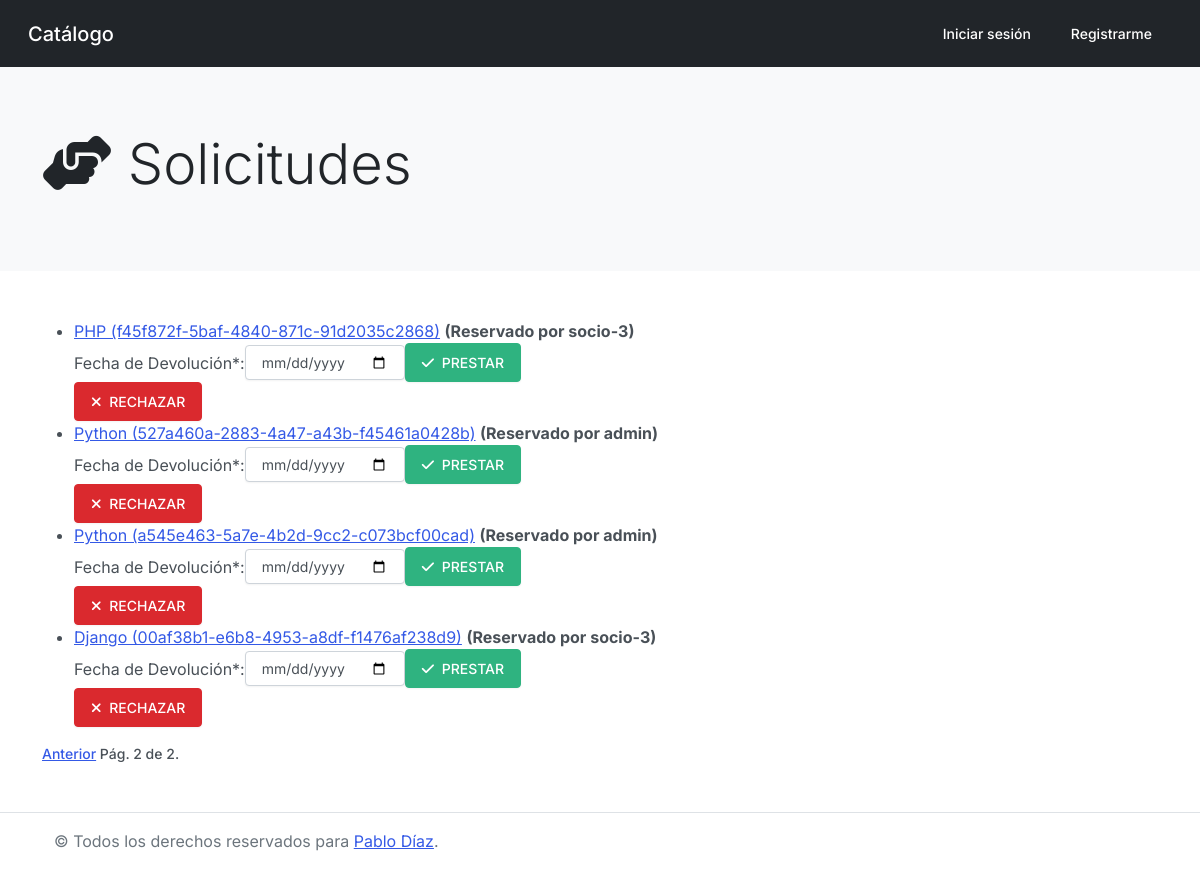
Page /catalogo/solicitudes/?page=2 on the committed database.
### catalogo/models.py (models this page shows, shortened)
class Ejemplar(models.Model):
    id = models.UUIDField(primary_key=True, default=uuid.uuid4, help_text="ID único para este libro particular en toda la biblioteca")
    libro = models.ForeignKey(Libro, on_delete=models.SET_NULL, null=True)
    fechaDevolucion = models.DateField(null=True, blank=True)
    ESTADO_EJEMPLAR = (
        ('m', 'en Mantenimiento'),
        ('p', 'Prestado'),
        ('d', 'Disponible'),
        ('r', 'Reservado'),
    )
    estado = models.CharField(max_length=1, choices=ESTADO_EJEMPLAR, default='d', help_text='Disponibilidad del Ejemplar')
    usuario = models.ForeignKey(CustomUser, on_delete=models.SET_NULL, null=True, blank=True)
    def __str__(self):
        return '%s (%s)' % (self.libro, self.id)
    class Meta:
        ordering = ['libro', 'fechaDevolucion']
        permissions = (("can_reserve_a_copy", "Puede reservar ejemplar"), ("can_cancel_reservation", "Puede cancelar reserva"), ("can_view_my_loans", "Puedo ver mis prestamos"))

class Libro(models.Model):
    titulo = models.CharField(max_length=200)
    autor = models.ForeignKey(Autor, on_delete=models.SET_NULL, null=True)
    resumen = models.TextField(max_length=1000, help_text="Ingrese un resumen del libro")
    isbn = models.CharField('ISBN',max_length=13, help_text='13 Caracteres (<a href="https://www.isbninternational.org/content/what-isbn">ISBN number</a>)')
    genero = models.ManyToManyField(Genero, help_text="Seleccione un género (o varios) para el libro")
    idioma = models.ForeignKey(Idioma, on_delete=models.SET_NULL, null=True)
    image=models.ImageField(upload_to='catalogo/upload/img', default='catalogo/upload/img/default-libro.jpg')
    def muestra_genero(self):
        return ', '.join([genero.nombre for genero in self.genero.all()])
    muestra_genero.short_description = 'Género/s'
    def __str__(self):
        return self.titulo

class CustomUser(AbstractUser):
    email = models.EmailField(_("email address"))
    latitude = models.FloatField(null=True)
    longitude = models.FloatField(null=True)

### catalogo/views.py (the view)
# urls.py: path('solicitudes/', views.RequestsListView.as_view(), name='requests'),
class RequestsListView(generic.ListView):
    model = Ejemplar
    paginate_by = 5
    context_object_name = 'requests'
    template_name ='requests/index.html'
    def get_queryset(self):
        return Ejemplar.objects.filter(estado__exact='r').order_by('fechaDevolucion')

### catalogo/templates/requests/index.html (shortened to what this page needs)
{% extends "base.html" %}
{% block jumbotron %}
{% include "partials/jumbotron.html" with icon="<i class='fas fa-hands-helping'></i>" title="Solicitudes" %}
{% endblock %}
{% block content %}
{% if requests %}
    <ul>
        {% for req in requests %}
            <li class="">
                <a href="{% url 'copy_details' req.id %}">{{ req }}</a>  <span class="font-weight-bold">(Reservado por {{ req.usuario }})</span>
                <form action="{% url 'reserve_approved' req.id %}" method="POST" class="form-inline">
                    <div id="div_id_fechaDevolucion" class="form-group">
                        <label for="id_fechaDevolucion" class="">
                            Fecha de Devolución*:
                        </label>
                        <div>
                            <input type="date" name="fechaDevolucion" class="numberinput form-control" id="id_fechaDevolucion" required>
                        </div>
                    </div>
                    <button class="btn btn-success" type="submit">
                        <i class="fas fa-check mr-1"></i> PRESTAR
                    </button>
                </form>
                <form action="{% url 'reserve_not_approved' req.id %}" method="POST" class="d-inline-block form-inline">
                    <button class="btn btn-danger" type="submit">
                        <i class="fas fa-times mr-1"></i> RECHAZAR
                    </button>
                </form>
            </li>
        {% endfor %}
    </ul>
    {% block pagination %}
        {% if is_paginated %}
            <div class="pagination">
                <span class="page-links">
                    {% if page_obj.has_previous %}
                    <a href="{{ request.path }}?page={{ page_obj.previous_page_number }}">Anterior</a>
                    {% endif %}
                    <span class="page-current">
                        Pág. {{ page_obj.number }} de {{ page_obj.paginator.num_pages }}.
                    </span>
                </span>
            </div>
        {% endif %}
    {% endblock %}
{% else %}
    <div class="alert alert-primary" role="alert">
        ¡No hay solicitudes de reservas de libros!
    </div>
{% endif %}
{% endblock %}

### rows in the picture
Ejemplar: libro+id "PHP (f45f872f-5baf-4840-871c-91d2035c2868)", usuario "socio-3"
Ejemplar: libro+id "Python (527a460a-2883-4a47-a43b-f45461a0428b)", usuario "admin"
Ejemplar: libro+id "Python (a545e463-5a7e-4b2d-9cc2-c073bcf00cad)", usuario "admin"
Ejemplar: libro+id "Django (00af38b1-e6b8-4953-a8df-f1476af238d9)", usuario "socio-3"

### other values in the picture
{{ title }} "Solicitudes"
{{ page_obj.number }} "2"
{{ page_obj.paginator.num_pages }} "2"
